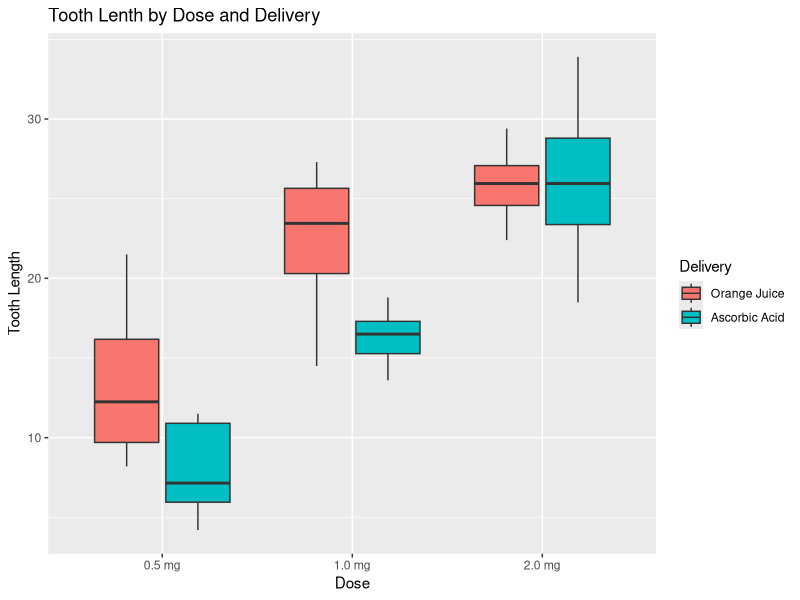

The R source for this figure:
## ---- chunk 1
library(ggplot2)
library(plyr)
library(dplyr)
library(data.table)
library(reshape2)
## ---- chunk 2

data(ToothGrowth)
summary(ToothGrowth)
str(ToothGrowth)

## ---- chunk 3
ToothGrowth$dose <- factor(ToothGrowth$dose, levels = c(0.5,1.0,2.0), labels=c("0.5 mg", "1.0 mg", "2.0 mg"),)

## ---- chunk 4
dose_supp <- ggplot(aes(y = len, x = dose, fill = supp), data = ToothGrowth) + geom_boxplot(outlier.shape=NA)
dose_supp <- dose_supp + labs(x = "Dose", y = "Tooth Length", title = "Tooth Lenth by Dose and Delivery")
dose_supp <- dose_supp + scale_fill_discrete(
                       name="Delivery",
                       labels=c("Orange Juice", "Ascorbic Acid"))
dose_supp

## ---- chunk 5

wide <- ToothGrowth %>% filter(supp == "OJ", dose == "0.5 mg") %>% 
    mutate(OJ_0.5mg = len) %>% select(OJ_0.5mg)
wide <- cbind(wide, ToothGrowth %>% filter(supp == "VC", dose == "0.5 mg") 
              %>% mutate(VC_0.5mg = len) %>% select(VC_0.5mg))
wide <- cbind(wide, ToothGrowth %>% filter(supp == "OJ", dose == "1.0 mg") 
              %>% mutate(OJ_1.0mg = len) %>% select(OJ_1.0mg))
wide <- cbind(wide, ToothGrowth %>% filter(supp == "VC", dose == "1.0 mg") 
              %>% mutate(VC_1.0mg = len) %>% select(VC_1.0mg))
wide <- cbind(wide, ToothGrowth %>% filter(supp == "OJ", dose == "2.0 mg") 
              %>% mutate(OJ_2.0mg = len) %>% select(OJ_2.0mg))
wide <- cbind(wide, ToothGrowth %>% filter(supp == "VC", dose == "2.0 mg") 
              %>% mutate(VC_2.0mg = len) %>% select(VC_2.0mg))

## ---- chunk 6
dose.0.5 <- t.test(wide['OJ_0.5mg'] - wide['VC_0.5mg'], paired = FALSE, var.equal = FALSE)
dose.0.5$conf.int
dose.0.5$p.value
## ---- chunk 7
dose.1.0 <- t.test(wide['OJ_1.0mg'] - wide['VC_1.0mg'], paired = FALSE, var.equal = FALSE)
dose.1.0$conf.int
dose.1.0$p.value
## ---- chunk 8
dose.2.0 <- t.test(wide['OJ_2.0mg'] - wide['VC_2.0mg'], paired = FALSE, var.equal = FALSE)
dose.2.0$conf.int
dose.2.0$p.value
